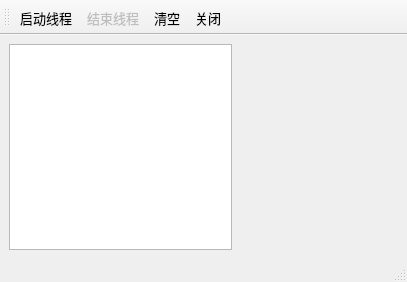
<?xml version="1.0" encoding="UTF-8"?>
<ui version="4.0">
 <class>MainWindow</class>
 <widget class="QMainWindow" name="MainWindow">
  <property name="geometry">
   <rect>
    <x>0</x>
    <y>0</y>
    <width>407</width>
    <height>282</height>
   </rect>
  </property>
  <property name="font">
   <font>
    <family>宋体</family>
    <pointsize>10</pointsize>
   </font>
  </property>
  <property name="windowTitle">
   <string>生产者/消费者模型，使用QWaitCondition</string>
  </property>
  <property name="windowIcon">
   <iconset resource="res.qrc">
    <normaloff>:/images/images/Games.ico</normaloff>:/images/images/Games.ico</iconset>
  </property>
  <widget class="QWidget" name="centralwidget">
   <layout class="QHBoxLayout" name="horizontalLayout">
    <item>
     <widget class="QPlainTextEdit" name="plainTextEdit"/>
    </item>
    <item>
     <widget class="QLabel" name="labPic">
      <property name="minimumSize">
       <size>
        <width>160</width>
        <height>0</height>
       </size>
      </property>
      <property name="text">
       <string/>
      </property>
      <property name="pixmap">
       <pixmap resource="res.qrc">:/dice/images/d0.jpg</pixmap>
      </property>
      <property name="alignment">
       <set>Qt::AlignCenter</set>
      </property>
     </widget>
    </item>
   </layout>
  </widget>
  <widget class="QStatusBar" name="statusbar"/>
  <widget class="QToolBar" name="toolBar">
   <property name="windowTitle">
    <string>toolBar</string>
   </property>
   <property name="iconSize">
    <size>
     <width>16</width>
     <height>16</height>
    </size>
   </property>
   <property name="toolButtonStyle">
    <enum>Qt::ToolButtonTextBesideIcon</enum>
   </property>
   <attribute name="toolBarArea">
    <enum>TopToolBarArea</enum>
   </attribute>
   <attribute name="toolBarBreak">
    <bool>false</bool>
   </attribute>
   <addaction name="actThread_Run"/>
   <addaction name="actThread_Quit"/>
   <addaction name="actClear"/>
   <addaction name="actClose"/>
  </widget>
  <action name="actThread_Run">
   <property name="icon">
    <iconset resource="res.qrc">
     <normaloff>:/images/images/flag24.png</normaloff>:/images/images/flag24.png</iconset>
   </property>
   <property name="text">
    <string>启动线程</string>
   </property>
   <property name="toolTip">
    <string>启动线程运行</string>
   </property>
  </action>
  <action name="actThread_Quit">
   <property name="enabled">
    <bool>false</bool>
   </property>
   <property name="icon">
    <iconset resource="res.qrc">
     <normaloff>:/images/images/block24.png</normaloff>:/images/images/block24.png</iconset>
   </property>
   <property name="text">
    <string>结束线程</string>
   </property>
   <property name="toolTip">
    <string>结束线程运行</string>
   </property>
  </action>
  <action name="actClear">
   <property name="icon">
    <iconset resource="res.qrc">
     <normaloff>:/images/images/212.bmp</normaloff>:/images/images/212.bmp</iconset>
   </property>
   <property name="text">
    <string>清空</string>
   </property>
   <property name="toolTip">
    <string>清空文本框</string>
   </property>
  </action>
  <action name="actClose">
   <property name="icon">
    <iconset resource="res.qrc">
     <normaloff>:/images/images/132.bmp</normaloff>:/images/images/132.bmp</iconset>
   </property>
   <property name="text">
    <string>关闭</string>
   </property>
  </action>
 </widget>
 <resources>
  <include location="res.qrc"/>
 </resources>
 <connections>
  <connection>
   <sender>actClose</sender>
   <signal>triggered()</signal>
   <receiver>MainWindow</receiver>
   <slot>close()</slot>
   <hints>
    <hint type="sourcelabel">
     <x>-1</x>
     <y>-1</y>
    </hint>
    <hint type="destinationlabel">
     <x>236</x>
     <y>152</y>
    </hint>
   </hints>
  </connection>
 </connections>
</ui>
